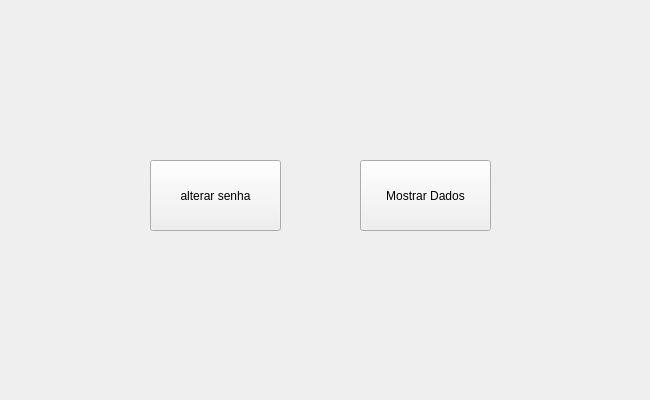
<?xml version="1.0" encoding="UTF-8"?>
<ui version="4.0">
 <class>MainWindow</class>
 <widget class="QMainWindow" name="MainWindow">
  <property name="geometry">
   <rect>
    <x>0</x>
    <y>0</y>
    <width>650</width>
    <height>400</height>
   </rect>
  </property>
  <property name="windowTitle">
   <string>Conta</string>
  </property>
  <widget class="QWidget" name="centralwidget">
   <widget class="QPushButton" name="SenhaBtn">
    <property name="geometry">
     <rect>
      <x>150</x>
      <y>160</y>
      <width>131</width>
      <height>71</height>
     </rect>
    </property>
    <property name="text">
     <string>alterar senha</string>
    </property>
   </widget>
   <widget class="QPushButton" name="dadosBtn">
    <property name="geometry">
     <rect>
      <x>360</x>
      <y>160</y>
      <width>131</width>
      <height>71</height>
     </rect>
    </property>
    <property name="text">
     <string>Mostrar Dados</string>
    </property>
   </widget>
  </widget>
 </widget>
 <resources/>
 <connections/>
</ui>
